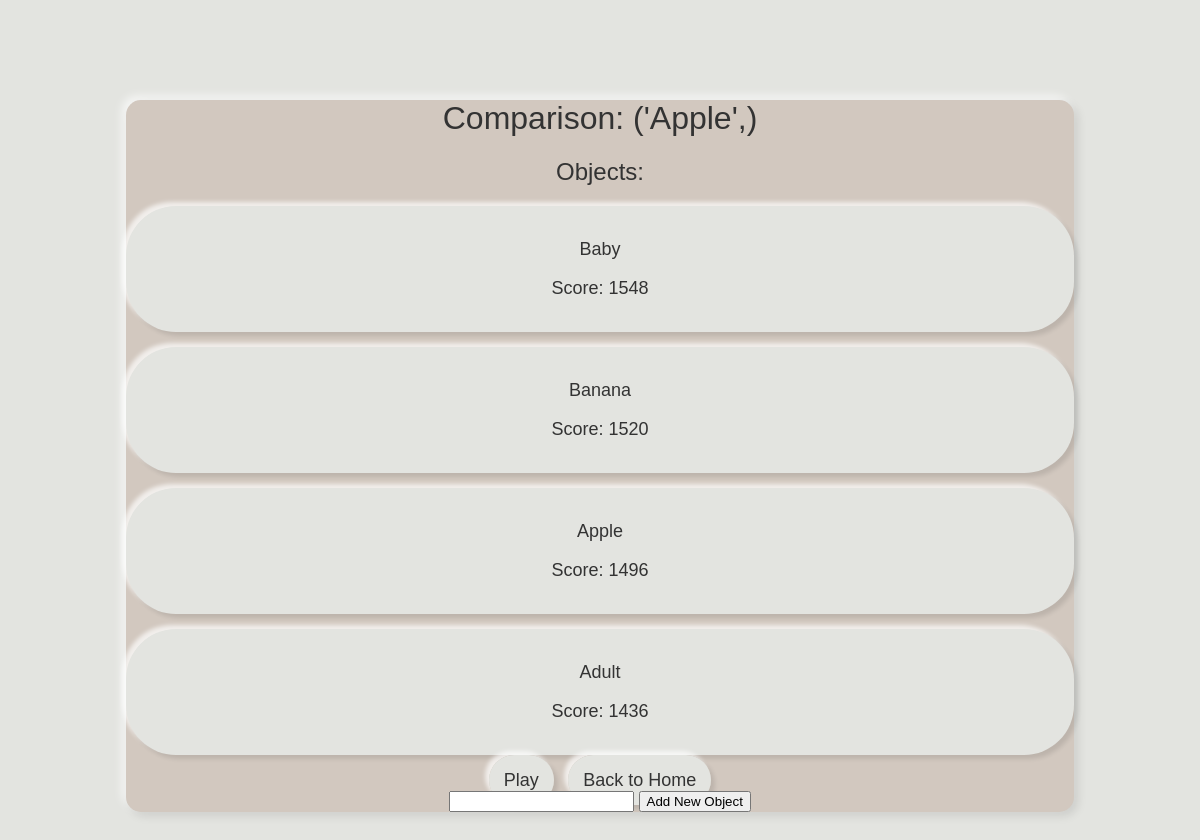
/1, run on an earlier commit of the app's database.
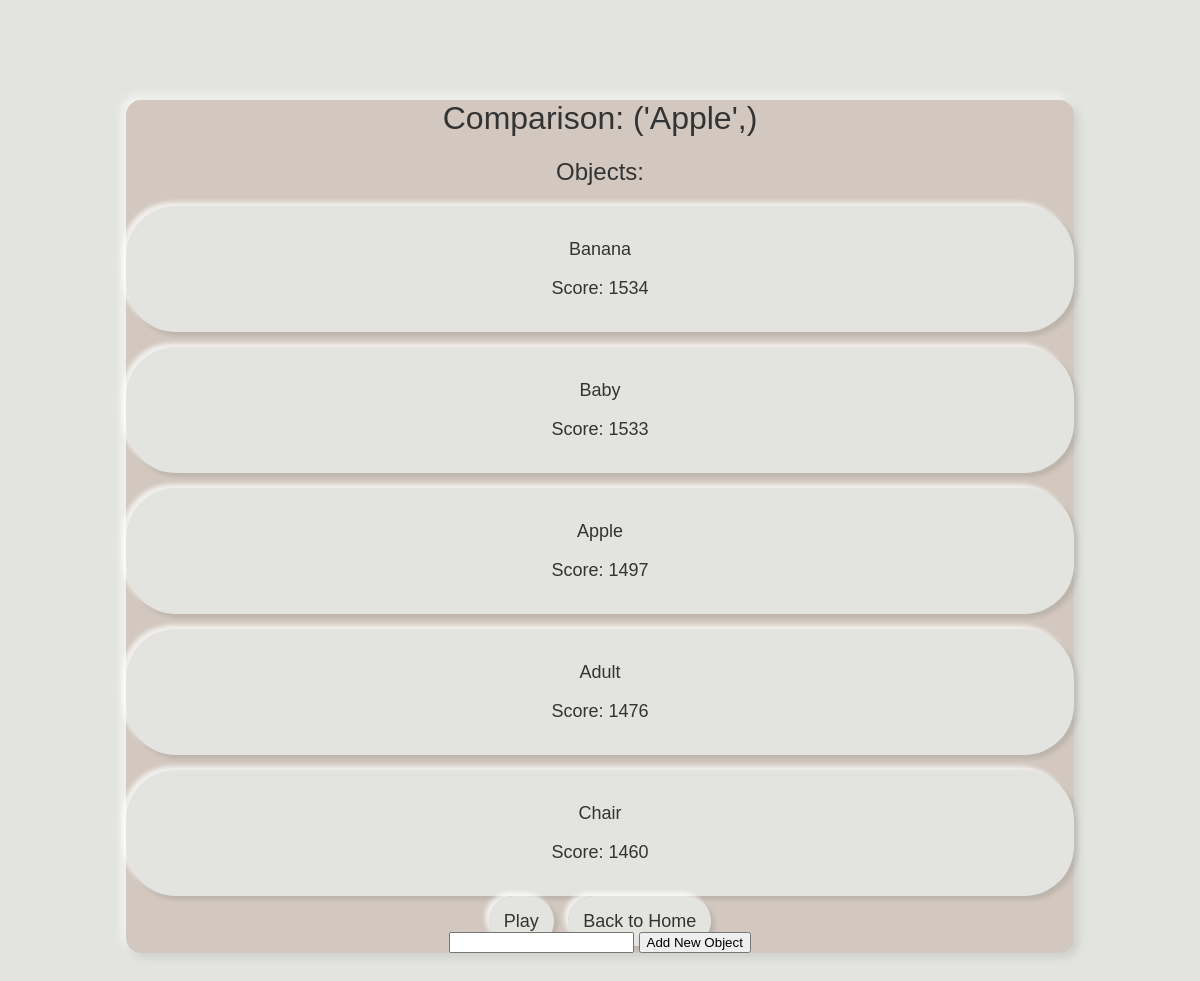
And on a later commit of the database.
### tables this page shows
CREATE TABLE Objects (
    id INTEGER PRIMARY KEY,
    title TEXT,
    score INTEGER,
    comparison_id INTEGER,
    FOREIGN KEY(comparison_id) REFERENCES Comparisons(id)
);

### app.py (the view)
@app.route("/<int:comparison_id>", methods=['GET'])
def comparison_route(comparison_id):
    objects = json.loads(show_objects())
    objects = [obj for obj in objects if obj[3] == comparison_id]
    objects.sort(key=lambda x: x[2], reverse=True)
    return render_template('comparison.html', comparison_id=comparison_id, title=get_object_title(comparison_id), objects=objects)

### bridge.py (called while the page is built)
def get_connection():
    connection = sqlite3.connect(database_file_path)
    return connection

def show_objects():
    connection = get_connection()
    cursor = connection.cursor()
    cursor.execute("SELECT * FROM Objects")
    objects = cursor.fetchall()
    connection.close()
    return json.dumps(objects)

def get_object_title(object_id):
    connection = get_connection()
    cursor = connection.cursor()
    cursor.execute("SELECT title FROM Objects WHERE id = ?", (object_id,))
    result = cursor.fetchall()
    connection.close()
    if result is None:
        return None
    return result[0]

### templates/comparison.html (shortened to what this page needs)
<!DOCTYPE html>
<html>
<head>
    <link rel="stylesheet" href="{{ url_for('static', filename='css/style.css') }}">
</head>
<body>
    <div class="container">
        <h1>Comparison: {{ title }}</h1>
        <h2>Objects:</h2>
        {% for object in objects %}
            <div class="object">
                <p class="object-title">{{ object[1] }}</p>
                <p class="object-score">Score: {{ object[2] }}</p>
            </div>
        {% endfor %}
        <a href="{{ url_for('compare_route', comparison_id=comparison_id) }}" class="button">Play</a>
        <a href="/" class="button">Back to Home</a>
        <form action="{{ url_for('new_object_route', comparison_id=comparison_id) }}" method="post">
            <input type="text" name="object_title" required>
            <input type="submit" value="Add New Object">
        </form>
    </div>
</body>
</html>

### static/css/style.css (style rules this page uses)
* { box-sizing: border-box; outline: none; align-items: center; }
body { background-color: #E3E4E0; font-family: 'Arial', sans-serif; color: #333; }
.container { width: 80%; margin: 100px auto; text-align: center; border-radius: 15px; background-color: #D2C8BF; box-shadow: 4px 4px 10px rgba(0, 0, 0, 0.1), -4px -4px 10px rgba(255, 255, 255, 0.7); }
h1, h2 { font-weight: 400; }
.button { margin: 5px; padding: 15px; border: none; border-radius: 50px; font-size: 18px; color: #333; background-color: #E3E4E0; box-shadow: 4px 4px 4px rgba(0, 0, 0, 0.1), -4px -4px 4px rgba(255, 255, 255, 0.7); transition: 0.3s; user-select: none; text-decoration: none; }
.object, .comparison { margin: 15px auto; padding: 15px; border: none; border-radius: 50px; font-size: 18px; color: #333; background-color: #E3E4E0; box-shadow: 4px 4px 4px rgba(0, 0, 0, 0.1), -4px -4px 4px rgba(255, 255, 255, 0.7); transition: 0.3s; user-select: none; }

What changed in the data, as far as the page shows it:
changed Objects "Banana": score "1520" → "1534"; moves up the list
changed Objects "Baby": score "1548" → "1533"
changed Objects "Apple": score "1496" → "1497"
changed Objects "Adult": score "1436" → "1476"
added Objects: title "Chair", score "1460"
